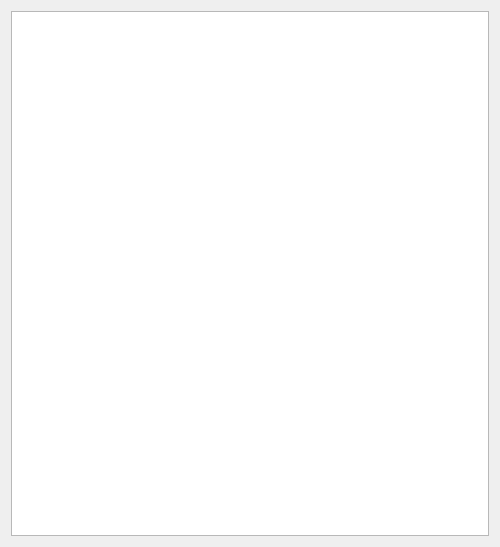
<?xml version="1.0" encoding="UTF-8"?>
<ui version="4.0">
 <class>Channellist</class>
 <widget class="QDialog" name="Channellist">
  <property name="geometry">
   <rect>
    <x>0</x>
    <y>0</y>
    <width>500</width>
    <height>547</height>
   </rect>
  </property>
  <property name="windowTitle">
   <string>Channel List</string>
  </property>
  <layout class="QVBoxLayout" name="verticalLayout">
   <item>
    <widget class="QTableWidget" name="tableWidget">
     <property name="editTriggers">
      <set>QAbstractItemView::NoEditTriggers</set>
     </property>
     <property name="tabKeyNavigation">
      <bool>false</bool>
     </property>
     <property name="showDropIndicator" stdset="0">
      <bool>false</bool>
     </property>
     <property name="dragDropOverwriteMode">
      <bool>false</bool>
     </property>
     <property name="alternatingRowColors">
      <bool>false</bool>
     </property>
     <property name="gridStyle">
      <enum>Qt::NoPen</enum>
     </property>
    </widget>
   </item>
  </layout>
 </widget>
 <resources/>
 <connections/>
</ui>
